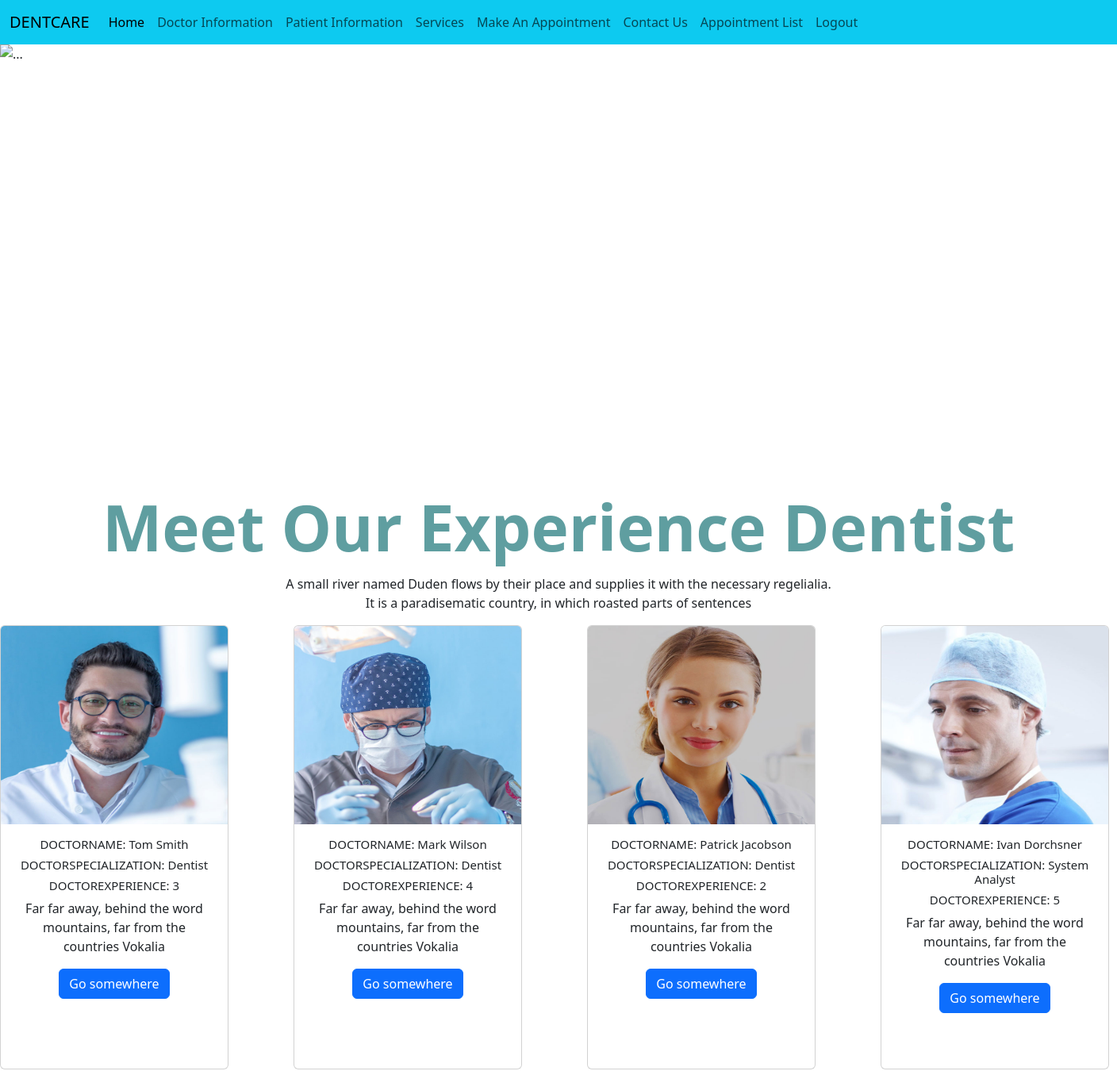
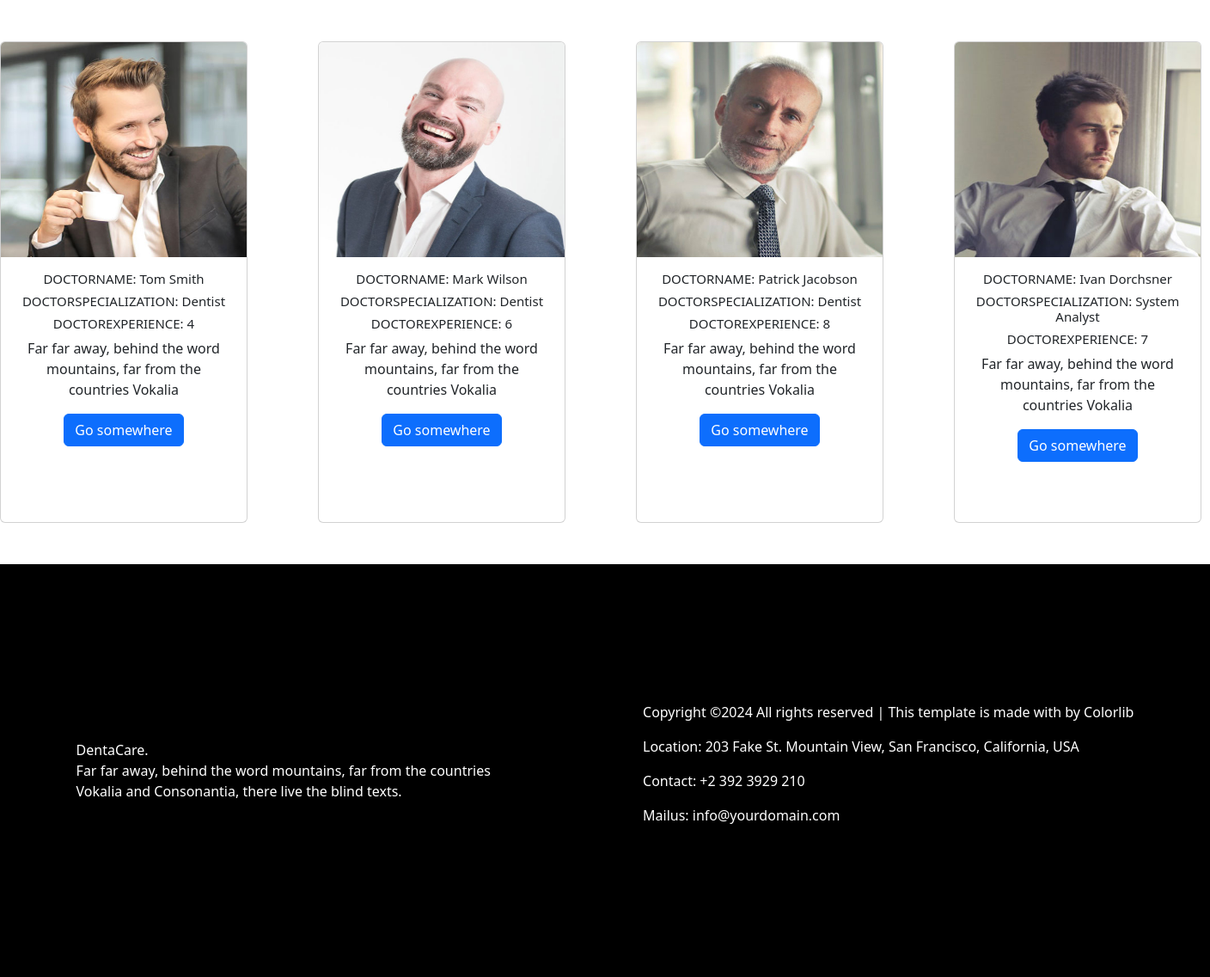
The page /myapp/doctors/ (signed in) on the database its author committed (2 pictures, top to bottom).
### myapp/models.py (models this page shows, shortened)
class docotrmodel(models.Model):
  name=models.CharField(max_length=30)
  specialization=models.CharField(max_length=30)
  Experience=models.IntegerField()
  image=models.ImageField(upload_to='imagess/')

### myapp/views.py (the view)
# urls.py: path('doctors/',doctors,name='doctors'),
@login_required(login_url='myapp:login')
def doctors(request):
      data=docotrmodel.objects.all()
      info={'data':data}
      return render(request,'doctors.html',context=info)

### template/doctors.html (shortened to what this page needs)
<!DOCTYPE html>
<html lang="en">
<head>
  <link rel="stylesheet" href="https://cdn.jsdelivr.net/npm/bootstrap@5.3.3/dist/css/bootstrap.min.css">
</head>
<body>
  <nav class="navbar navbar-expand-lg navbar-light  bg-info">
    <div class="container-fluid">
      <a class="navbar-brand" href="#">DENTCARE</a>
      <div class="collapse navbar-collapse" id="navbarNav">
        <ul class="navbar-nav">
          <li class="nav-item">
            <a class="nav-link active" aria-current="page" href="{% url 'myapp:home' %}">Home</a>
          </li>
          <li class="nav-item">
            <a class="nav-link" href="#">Doctor Information</a>
          </li>
          <li class="nav-item">
            <a class="nav-link" href="{% url 'myapp:patient' %}">Patient Information</a>
          </li>
          <li class="nav-item">
            <a class="nav-link" href="{% url 'myapp:services' %}">Services</a>
          </li>
          <li class="nav-item">
            <a class="nav-link" href="{% url 'myapp:appointment' %}">Make An Appointment</a>
          </li>
          <li class="nav-item">
            <a class="nav-link" href="{% url 'myapp:contactus' %}">Contact Us</a>
          </li>
          <li class="nav-item">
            <a class="nav-link" href="{% url 'myapp:list' %}">Appointment List</a>
          </li>
          <li class="nav-item">
            <a class="nav-link" href="{% url 'myapp:logout' %}">Logout</a>
          </li>
        </ul>
      </div>
    </div>
  </nav>
  <div id="carouselExampleFade" class="carousel slide carousel-fade">
    <div class="carousel-inner">
      <div class="carousel-item active">
        <img src="https://www.dentcaredentalcenter.com/assets/images/spotlight/office.jpg" class="d-block w-100"
          alt="..." height="500rem">
      </div>
    </div>
    <button class="carousel-control-prev" type="button" data-bs-target="#carouselExampleFade" data-bs-slide="prev">
      <span class="carousel-control-prev-icon" aria-hidden="true"></span>
    </button>
    <button class="carousel-control-next" type="button" data-bs-target="#carouselExampleFade" data-bs-slide="next">
      <span class="carousel-control-next-icon" aria-hidden="true"></span>
    </button>
  </div>
  <div class="main">
    <b class="bochan">Meet Our Experience Dentist</b>
    <p class="para1">A small river named Duden flows by their place and supplies it with the necessary regelialia. <br>
      It is a paradisematic country, in which roasted parts of sentences</p>
  </div>
  <div class="div1">
    {% for i in data %}
    <div class="card" style="width: 18rem;">
      {% if i.image %}
      <img src="{{i.image.url}}" class="card-img-top" alt="" height="250px" width="150px">
      {% endif %}
      <div class="card-body">
        <h5 class="card-title">DOCTORNAME: {{i.name}}</h5>
        <h5 class="card-title">DOCTORSPECIALIZATION: {{i.specialization}}</h5>
        <h5 class="card-title">DOCTOREXPERIENCE:  {{i.Experience}}</h5>
        <p class="card-text">Far far away, behind the word mountains, far from the countries Vokalia</p>
        <a href="#" class="btn btn-primary">Go somewhere</a>
      </div>
    </div>
    {% endfor %}
  </div>
  <div class="div2">
    <div>
      DentaCare. <br>
      Far far away, behind the word mountains, far from the countries <br> Vokalia and Consonantia, there live the blind texts.
    </div>
    <footer>
      <p>Copyright ©2024 All rights reserved | This template is made with  by Colorlib</p>
      <address>
        Location: 203 Fake St. Mountain View, San Francisco, California, USA
      </address>
      <p>
        Contact: +2 392 3929 210
      </p>
      <p>
        Mailus: 	info@yourdomain.com
      </p>
    </footer>
  </div>
</body>
</html>

### template/doctors.html (style rules this page uses)
.main { display: flex; flex-direction: column; justify-content: center; align-items: center; margin-top: 3rem; }
.main .bochan { font-size: larger; font-size: 5rem; color: cadetblue; }
.main .para1 { text-align: center; }
.div1 { display: grid; grid-template-columns: 20rem 20rem 20rem 20rem; grid-template-rows: 35rem 35rem; grid-gap: 50px; }
.div1 .card .card-body { text-align: center; }
.div1 .card .card-body .card-title { font-size: 15px; }
.div2 { background-color: black; color: white; height: 30rem; display: flex; justify-content: center; justify-content: space-around; align-items: center; margin-top: 3rem; }

### rows shown on the page
docotrmodel: image (picture), name "Tom Smith", specialization "Dentist", Experience "3"
docotrmodel: image (picture), name "Mark Wilson", specialization "Dentist", Experience "4"
docotrmodel: image (picture), name "Patrick Jacobson", specialization "Dentist", Experience "2"
docotrmodel: image (picture), name "Ivan Dorchsner", specialization "System Analyst", Experience "5"
docotrmodel: image (picture), name "Tom Smith", specialization "Dentist", Experience "4"
docotrmodel: image (picture), name "Mark Wilson", specialization "Dentist", Experience "6"
docotrmodel: image (picture), name "Patrick Jacobson", specialization "Dentist", Experience "8"
docotrmodel: image (picture), name "Ivan Dorchsner", specialization "System Analyst", Experience "7"
